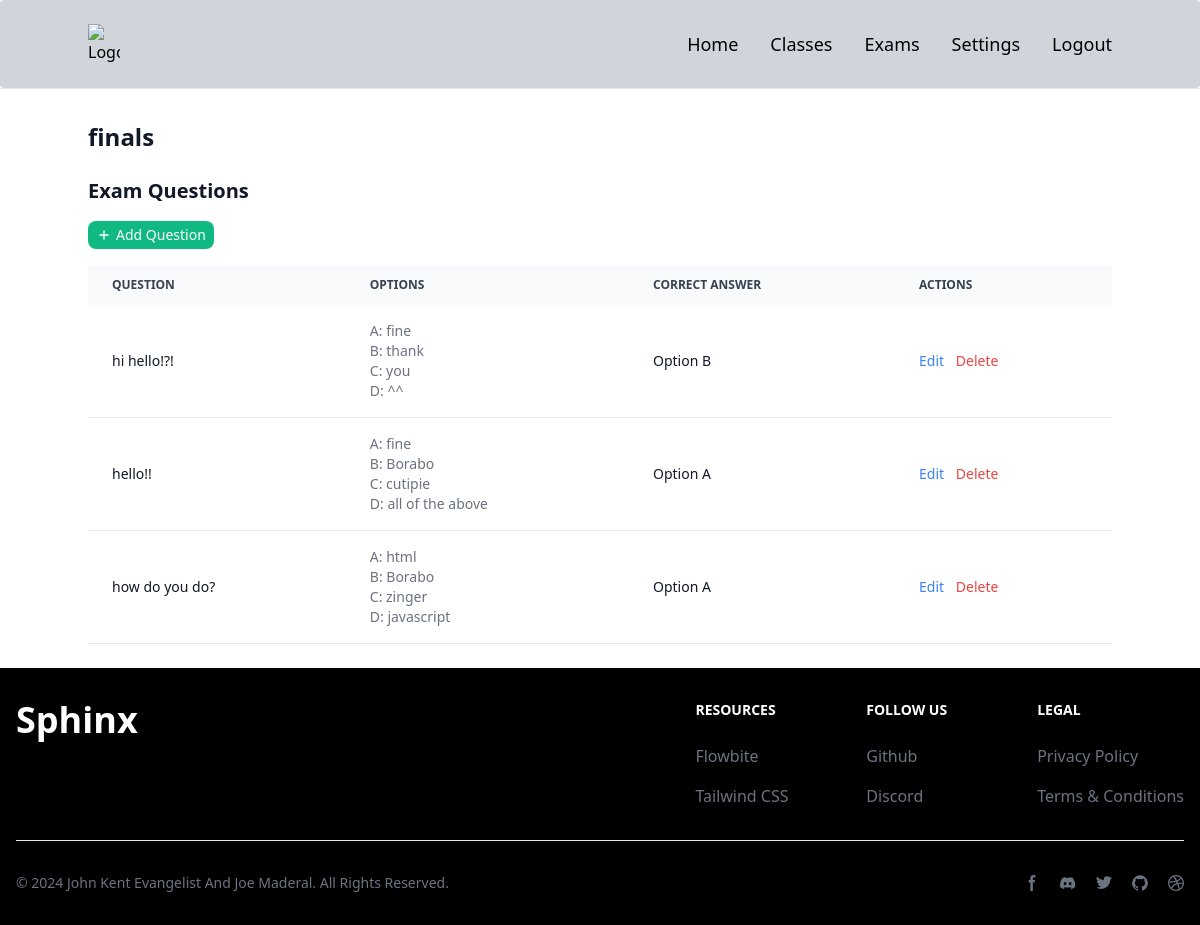
The app's page /exams/2/ (signed in), older data.
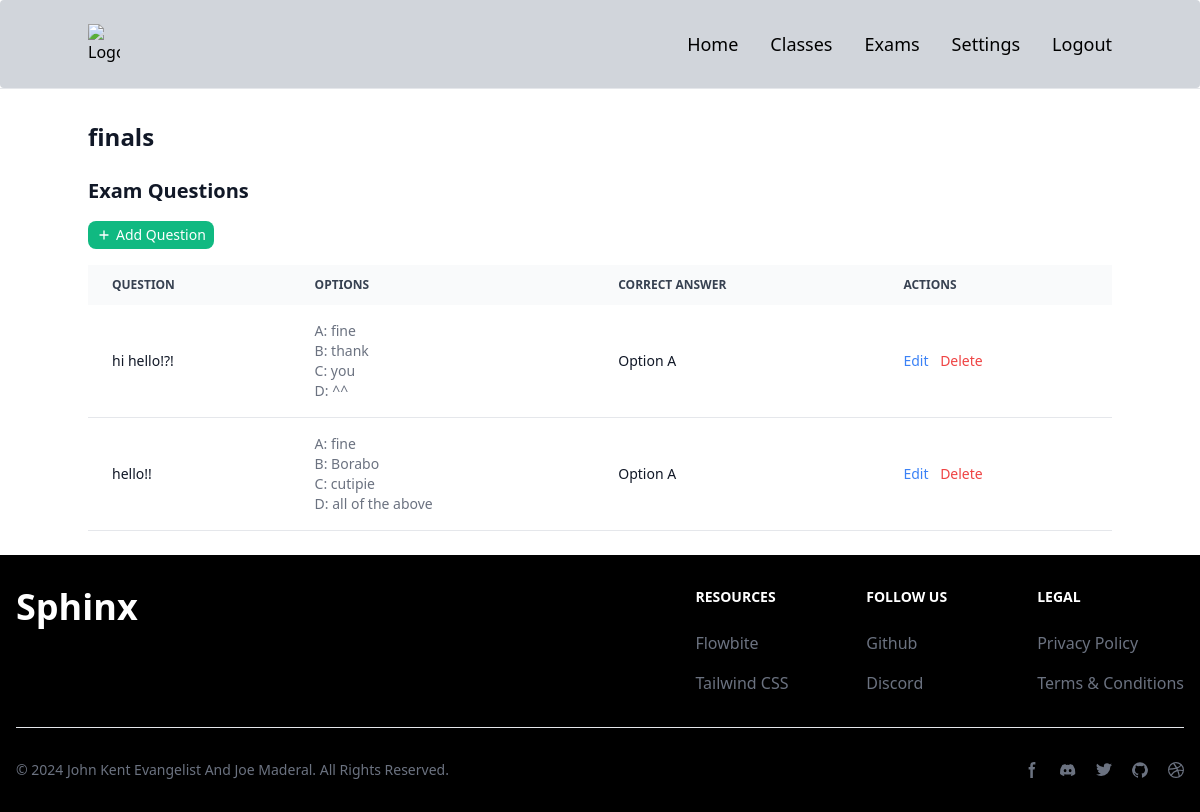
The same page, newer data.
### smartscoreapp/models.py (models this page shows, shortened)
class Exam(models.Model):
    name = models.CharField(max_length=100)
    class_assigned = models.ForeignKey(Class, related_name='exams', on_delete=models.CASCADE)
    date = models.DateField()
    exam_id = models.CharField(max_length=50, unique=True)  # Unique identifier for each exam set

class Question(models.Model):
    exam = models.ForeignKey(Exam, on_delete=models.CASCADE)
    question_text = models.TextField()
    option_a = models.CharField(max_length=255)
    option_b = models.CharField(max_length=255)
    option_c = models.CharField(max_length=255)
    option_d = models.CharField(max_length=255)
    correct_answer = models.CharField(max_length=1, choices=[('A', 'Option A'), ('B', 'Option B'), ('C', 'Option C'), ('D', 'Option D')])

### smartscoreapp/views.py (the view, shortened to what this page needs)
# urls.py: path('exams/<int:exam_id>/', exam_detail_view, name='exam_detail'),
@login_required
def exam_detail_view(request, exam_id):
    exam = get_object_or_404(Exam, id=exam_id)
    questions = exam.question_set.all()
    return render(request, 'exam_detail.html', {'exam': exam, 'questions': questions})

### templates/exams/exam_detail.html (shortened to what this page needs)
{% extends "base.html" %}
{% block content %}
  <div class="mb-6 flex items-center cursor-pointer">
    <h1 class="text-2xl font-semibold text-gray-900 dark:text-white">{{ exam.name }}</h1>
  </div>
  <h2 class="text-xl font-semibold text-gray-900 dark:text-white mb-4">Exam Questions</h2>
  <div class="mb-4">
    <button
      class="flex items-center text-sm text-white bg-green-500 hover:bg-green-600 px-2 py-1 rounded-lg focus:outline-none"
      onclick="openAddQuestionModal()">
      <svg class="w-4 h-4 mr-1" fill="none" stroke="currentColor" viewBox="0 0 24 24" xmlns="http://www.w3.org/2000/svg">
        <path stroke-linecap="round" stroke-linejoin="round" stroke-width="2" d="M12 6v6m0 0v6m0-6h6m-6 0H6"></path>
      </svg>
      Add Question
    </button>
  </div>
<div class="relative overflow-x-auto mb-6">
  <table class="w-full text-sm text-left rtl:text-right text-gray-500 dark:text-gray-400">
    <thead class="text-xs text-gray-700 uppercase bg-gray-50 dark:bg-gray-700 dark:text-gray-400">
      <tr>
        <th scope="col" class="px-6 py-3">Question</th>
        <th scope="col" class="px-6 py-3">Options</th>
        <th scope="col" class="px-6 py-3">Correct Answer</th>
        <th scope="col" class="px-6 py-3">Actions</th>
      </tr>
    </thead>
    <tbody>
      {% for question in exam.question_set.all %}
        <tr class="bg-white border-b dark:bg-gray-800 dark:border-gray-700">
          <td class="px-6 py-4 font-medium text-gray-900 dark:text-white">{{ question.question_text }}</td>
          <td class="px-6 py-4">
            <ul>
              <li>A: {{ question.option_a }}</li>
              <li>B: {{ question.option_b }}</li>
              <li>C: {{ question.option_c }}</li>
              <li>D: {{ question.option_d }}</li>
            </ul>
          </td>
          <td class="px-6 py-4 text-gray-900 dark:text-white">{{ question.get_correct_answer_display }}</td>
          <td class="px-6 py-4">
            <button class="text-blue-500 hover:text-blue-600 dark:text-blue-400 dark:hover:text-blue-500 mr-2"
              onclick="openEditQuestionModal('{{ question.id }}', '{{ question.question_text }}', '{{ question.option_a }}', '{{ question.option_b }}', '{{ question.option_c }}', '{{ question.option_d }}')">Edit</button>
            <button class="text-red-500 hover:text-red-600 dark:text-red-400 dark:hover:text-red-500"
              onclick="openDeleteQuestionModal('{{ question.id }}', '{{ question.question_text }}')">Delete</button>
          </td>
        </tr>
      {% empty %}
        <tr class="bg-white border-b dark:bg-gray-800 dark:border-gray-700">
          <td colspan="4" class="px-6 py-4 text-center text-gray-500 dark:text-gray-400">No questions added yet.</td>
        </tr>
      {% endfor %}
    </tbody>
  </table>
</div>
{% endblock %}

### templates/base.html (shortened to what this page needs)
{% load static %}
<!DOCTYPE html>
<html lang="en">
<head>
    <link rel="stylesheet" href="{% static 'output.css' %}">
    <link href="https://cdnjs.cloudflare.com/ajax/libs/tailwindcss/2.2.19/tailwind.min.css" rel="stylesheet">
</head>
<body class="flex flex-col min-h-screen">
    {% include 'navbar.html' %}
    <hr>
    <div class="flex-grow container mx-auto mt-4">
        <div>
            {% block content %}
            {% endblock %}
        </div>
    </div>
    {% include 'footer.html' %}
</body>
</html>

### templates/navbar.html (shortened to what this page needs)
{% load static %}
<nav class="bg-gray-300 border-gray-200 px-2 sm:px-4 py-6 rounded dark:bg-gray-500">
    <div class="container flex flex-wrap items-center justify-between mx-auto">
        <a href="{% url 'index' %}" class="flex items-center">
            <img src="{% static 'src/images/sphinx-logo.png' %}" class="h-10 w-30" id="sphinx-landing" alt="Logo" />
        </a>
        <div class="hidden w-full md:block md:w-auto" id="mobile-menu">
            <ul class="flex flex-col mt-4 md:flex-row md:space-x-8 md:mt-0 md:text-sm md:font-medium">
                <li>
                    <a href="{% url 'index' %}" class="block py-2 pl-3 pr-4 text-lg {% if request.path == '/' %}text-blue-700{% else %}text-black{% endif %}border-b border-gray-100 hover:bg-gray-50 md:hover:bg-transparent md:border-0 md:hover:text-blue-600 md:p-0 dark:text-gray-400 md:dark:hover:text-white dark:hover:bg-gray-700 dark:hover:text-white md:dark:hover:bg-transparent dark:border-gray-700">Home</a>
                </li>
                <li>
                    <a href="{% url 'classes' %}" class="block py-2 pl-3 pr-4 text-lg {% if request.path == '/classes/' %}text-blue-700{% else %}text-black{% endif %} border-b border-gray-100 hover:bg-gray-50 md:hover:bg-transparent md:border-0 md:hover:text-blue-600 md:p-0 dark:text-gray-400 md:dark:hover:text-white dark:hover:bg-gray-700 dark:hover:text-white md:dark:hover:bg-transparent dark:border-gray-700">Classes</a>
                </li>
                <li>
                    <a href="{% url 'exams' %}" class="block py-2 pl-3 pr-4 text-lg {% if request.path == '/exams/' %}text-blue-700{% else %}text-black{% endif %} border-b border-gray-100 hover:bg-gray-50 md:hover:bg-transparent md:border-0 md:hover:text-blue-600 md:p-0 dark:text-gray-400 md:dark:hover:text-white dark:hover:bg-gray-700 dark:hover:text-white md:dark:hover:bg-transparent dark:border-gray-700">Exams</a>
                </li>
                {% if user.is_authenticated %}
                <li>
                    <a href="{% url 'settings' %}" class="block py-2 pl-3 pr-4 text-lg {% if request.path == '/settings/' %}text-blue-700{% else %}text-black{% endif %} border-b border-gray-100 hover:bg-gray-50 md:hover:bg-transparent md:border-0 md:hover:text-blue-600 md:p-0 dark:text-gray-400 md:dark:hover:text-white dark:hover:bg-gray-700 dark:hover:text-white md:dark:hover:bg-transparent dark:border-gray-700">Settings</a>
                </li>
                <li>
                    <a href="{% url 'logout' %}" class="block py-2 pl-3 pr-4 text-lg text-black hover:bg-gray-50 md:hover:bg-transparent md:border-0 md:hover:text-blue-600 md:p-0 dark:text-gray-400 md:dark:hover:text-white dark:hover:bg-gray-700 dark:hover:text-white md:dark:hover:bg-transparent">Logout</a>
                </li>
                {% else %}
                <li>
                    <a href="{% url 'login' %}" class="block py-2 pl-3 pr-4 text-lg text-black hover:bg-gray-50 md:hover:bg-transparent md:border-0 md:hover:text-blue-600 md:p-0 dark:text-gray-400 md:dark:hover:text-white dark:hover:bg-gray-700 dark:hover:text-white md:dark:hover:bg-transparent">Login</a>
                </li>
                {% endif %}
            </ul>
        </div>
    </div>
</nav>

### templates/footer.html (shortened to what this page needs)
{% load static %}
<footer class="bg-black dark:bg-black-900">
    <div class="mx-auto w-full max-w-screen-xl p-4 py-6 lg:py-8">
        <div class="md:flex md:justify-between">
          <div class="mb-6 md:mb-0">
              <a href="https://flowbite.com/" class="flex items-center">
                  <h1 class="self-center text-4xl font-semibold whitespace-nowrap text-white">Sphinx</h1>
              </a>
          </div>
          <div class="grid grid-cols-2 gap-8 sm:gap-6 sm:grid-cols-3">
              <div>
                  <h2 class="mb-6 text-sm font-semibold uppercase text-white">Resources</h2>
                  <ul class="text-gray-500 dark:text-gray-400 font-medium">
                      <li class="mb-4">
                          <a href="https://flowbite.com/" class="hover:underline">Flowbite</a>
                      </li>
                      <li>
                          <a href="https://tailwindcss.com/" class="hover:underline">Tailwind CSS</a>
                      </li>
                  </ul>
              </div>
              <div>
                  <h2 class="mb-6 text-sm font-semibold uppercase text-white">Follow us</h2>
                  <ul class="text-gray-500 dark:text-gray-400 font-medium">
                      <li class="mb-4">
                          <a href="https://github.com/themesberg/flowbite" class="hover:underline ">Github</a>
                      </li>
                      <li>
                          <a href="https://discord.gg/4eeurUVvTy" class="hover:underline">Discord</a>
                      </li>
                  </ul>
              </div>
              <div>
                  <h2 class="mb-6 text-sm font-semibold uppercase text-white">Legal</h2>
                  <ul class="text-gray-500 dark:text-gray-400 font-medium">
                      <li class="mb-4">
                          <a href="#" class="hover:underline">Privacy Policy</a>
                      </li>
                      <li>
                          <a href="#" class="hover:underline">Terms &amp; Conditions</a>
                      </li>
                  </ul>
              </div>
          </div>
      </div>
      <hr class="my-6 border-gray-200 sm:mx-auto dark:border-gray-700 lg:my-8" />
      <div class="sm:flex sm:items-center sm:justify-between">
          <span class="text-sm text-gray-500 sm:text-center dark:text-gray-400">© 2024 <a href="https://flowbite.com/" class="hover:underline">John Kent Evangelist And Joe Maderal</a>. All Rights Reserved.
          </span>
          <div class="flex mt-4 sm:justify-center sm:mt-0">
              <a href="#" class="text-gray-500 hover:text-white dark:hover:text-white">
                  <svg class="w-4 h-4" aria-hidden="true" xmlns="http://www.w3.org/2000/svg" fill="currentColor" viewBox="0 0 8 19">
                        <path fill-rule="evenodd" d="M6.135 3H8V0H6.135a4.147 4.147 0 0 0-4.142 4.142V6H0v3h2v9.938h3V9h2.021l.592-3H5V3.591A.6.6 0 0 1 5.592 3h.543Z" clip-rule="evenodd"/>
                    </svg>
              </a>
              <a href="#" class="text-gray-500 hover:text-white dark:hover:text-white ms-5">
              </a>
              <a href="#" class="text-gray-500 hover:text-white dark:hover:text-white ms-5">
              </a>
              <a href="#" class="text-gray-500 hover:text-white dark:hover:text-white ms-5">
              </a>
              <a href="#" class="text-gray-500 hover:text-white dark:hover:text-white ms-5">
              </a>
          </div>
      </div>
    </div>
</footer>

Row changes from the older to the newer data that the page shows:
removed Question: question_text "how do you do?", option_a "html", option_b "Borabo", option_c "zinger", option_d "javascript", correct_answer "Option A"
changed Question "hi hello!?!": correct_answer "Option B" → "Option A"
